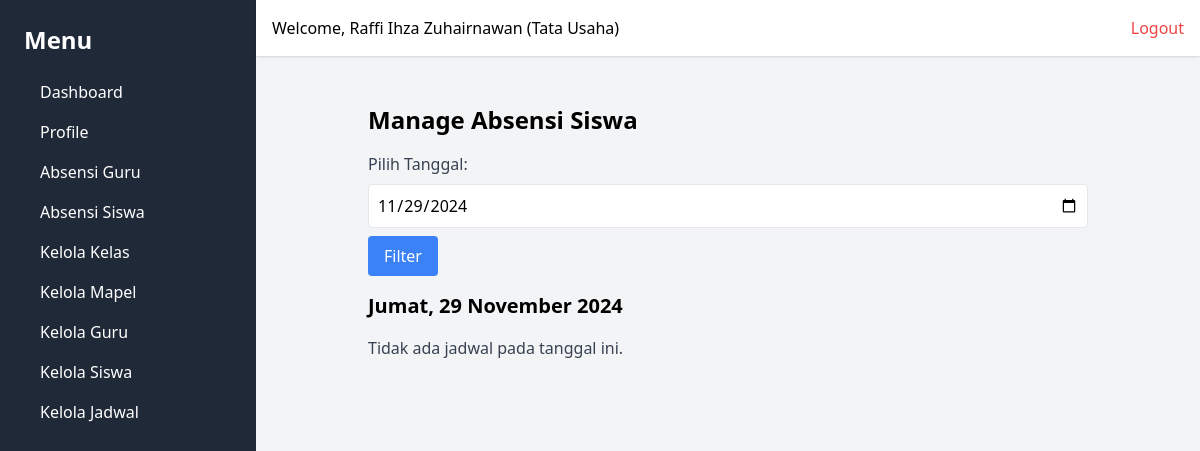
Page /absensi_siswa/ (signed in) on the earlier database version.
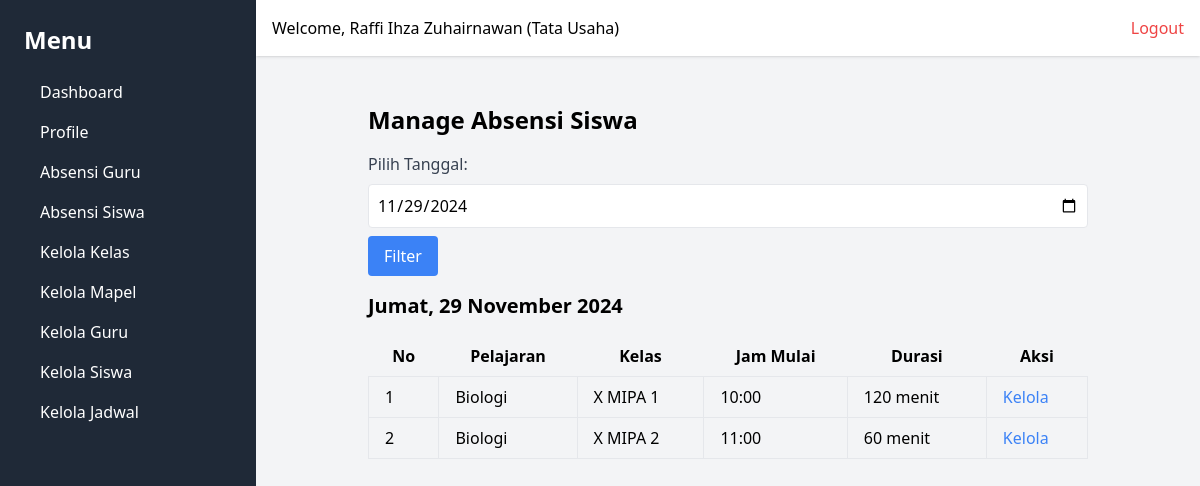
Same page on the later database version.
### webabsensi/models.py (models this page shows, shortened)
class Schedule(models.Model):
    HARI_CHOICES = [
        ('Senin', 'Senin'),
        ('Selasa', 'Selasa'),
        ('Rabu', 'Rabu'),
        ('Kamis', 'Kamis'),
        ('Jumat', 'Jumat'),
    ]
    id_lesson = models.ForeignKey(Lesson, on_delete=models.CASCADE)
    id_class = models.ForeignKey(Class, on_delete=models.CASCADE)
    id_guru = models.ForeignKey(User, on_delete=models.CASCADE)
    hari = models.CharField(max_length=10, choices=HARI_CHOICES)
    jam_mulai = models.TimeField()
    durasi = models.IntegerField()  # dalam menit
    created_at = models.DateTimeField(auto_now_add=True)
    updated_at = models.DateTimeField(auto_now=True)

class Lesson(models.Model):
    nama_pelajaran = models.CharField(max_length=50, unique=True)
    created_at = models.DateTimeField(auto_now_add=True)
    updated_at = models.DateTimeField(auto_now=True)

class Class(models.Model):
    nama_kelas = models.CharField(max_length=50, unique=True)
    created_at = models.DateTimeField(auto_now_add=True)
    updated_at = models.DateTimeField(auto_now=True)

### webabsensi/views.py (the view)
    def wrapper(request, *args, **kwargs):
        user_id = request.session.get('user_id')
        if not user_id:
            messages.error(request, 'Anda harus login terlebih dahulu.')
            return redirect('login')
        return view_func(request, *args, **kwargs)

### webabsensi/views.py (called while the page is built)
def login_required(view_func):
    def wrapper(request, *args, **kwargs):
        user_id = request.session.get('user_id')
        if not user_id:
            messages.error(request, 'Anda harus login terlebih dahulu.')
            return redirect('login')
        return view_func(request, *args, **kwargs)
    return wrapper

@login_required
def manage_absensi_siswa(request):
    user = User.objects.get(id=request.session.get('user_id'))
    schedules = []
    selected_date = request.GET.get("date") or datetime.now().strftime("%Y-%m-%d")
    if selected_date:
        day_name = datetime.strptime(selected_date, "%Y-%m-%d").strftime("%A")
        day_name = DAY_MAPPING.get(day_name, "")
        schedules_awal = Schedule.objects.filter(id_guru_id=request.session['user_id'])
        schedules = schedules_awal.filter(hari=day_name)
    formatted_tanggal = datetime.strptime(selected_date, "%Y-%m-%d").strftime("%d %B %Y")
    context = {
        "schedules": schedules,
        "selected_date": selected_date,
        "day_name": day_name,
        "tanggal": formatted_tanggal,
        "user": user
    }
    return render(request, "absensi_siswa/manage_absensi.html", context)

### webabsensi/templates/absensi_siswa/manage_absensi.html
{% extends 'base.html' %}
{% block content %}
<div class="p-6 max-w-3xl mx-auto">
    <h1 class="text-2xl font-bold mb-4">Manage Absensi Siswa</h1>
    <form method="GET" class="mb-4">
        <label for="date" class="block text-gray-700 mb-2">Pilih Tanggal:</label>
        <input type="date" name="date" id="date" class="w-full p-2 border rounded" max="{{ date.today }}" value="{{ selected_date }}" required>
        <button type="submit" class="bg-blue-500 text-white px-4 py-2 rounded mt-2">Filter</button>
    </form>
    <h2 class="text-xl font-bold mb-4">{{ day_name }}, {{ tanggal }}</h1>
    {% if schedules %}
    <table class="table-auto w-full mt-4">
        <thead>
            <tr>
                <th class="px-4 py-2">No</th>
                <th class="px-4 py-2">Pelajaran</th>
                <th class="px-4 py-2">Kelas</th>
                <th class="px-4 py-2">Jam Mulai</th>
                <th class="px-4 py-2">Durasi</th>
                <th class="px-4 py-2">Aksi</th>
            </tr>
        </thead>
        <tbody>
            {% for schedule in schedules %}
            <tr>
                <td class="border px-4 py-2">{{ forloop.counter }}</td>
                <td class="border px-4 py-2">{{ schedule.id_lesson.nama_pelajaran }}</td>
                <td class="border px-4 py-2">{{ schedule.id_class.nama_kelas }}</td>
                <td class="border px-4 py-2">{{ schedule.jam_mulai|date:"H:i" }}</td>
                <td class="border px-4 py-2">{{ schedule.durasi }} menit</td>
                <td class="border px-4 py-2">
                    <a href="{% url 'kelola_agenda_absensi' schedule.id selected_date %}" class="text-blue-500">Kelola</a>
                </td>
            </tr>
            {% endfor %}
        </tbody>
    </table>
    {% else %}
    <p class="text-gray-700">Tidak ada jadwal pada tanggal ini.</p>
    {% endif %}
</div>
{% endblock %}

Differences in the rows shown:
added Schedule: id_lesson.nama_pelajaran "Biologi", id_class.nama_kelas "X MIPA 1", jam_mulai "10:00", durasi "120"
added Schedule: id_lesson.nama_pelajaran "Biologi", id_class.nama_kelas "X MIPA 2", jam_mulai "11:00", durasi "60"
Other differences:
text no longer shown: "Tidak ada jadwal pada tanggal ini."
text now shown: "No Pelajaran Kelas Jam Mulai Durasi Aksi"
